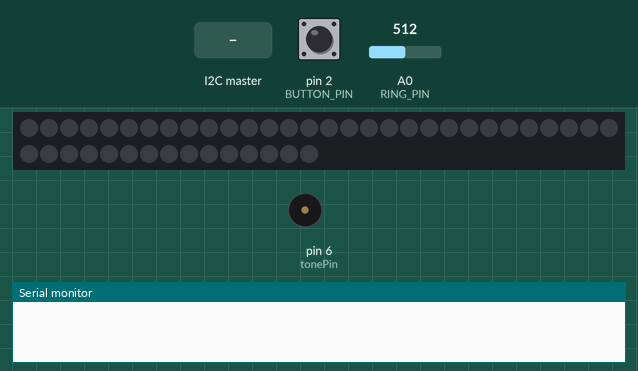
Recording of a sketch running on a simulated Arduino Uno, built with avr-gcc and run on an emulated ATmega328P. Parts: 45 RGB LEDs in strip order, left to right, continuing on the next row, buzzer (waves = sounding), the last lines printed to the serial monitor. The inputs (shaded band) are chosen by the test bench; at power-on: pin 2 (BUTTON_PIN) HIGH, A0 (RING_PIN) = 512. Dim RGB values are drawn brighter than linear; random numbers use the default seed unless the sketch sets one.

Above: at 1.2 s.
1.3 s: the I2C master sends the byte 90
3.0 s: pin 2 (BUTTON_PIN) pulled LOW for 3.2 s
At 5.28 s:
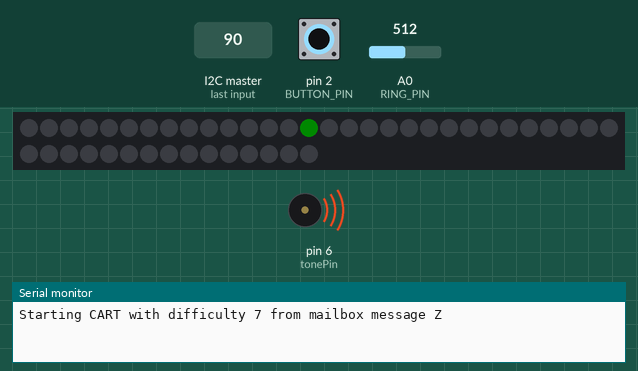
Timing chart, 0 to 6.9 s (numbered marks = the images above; inputs shaded):
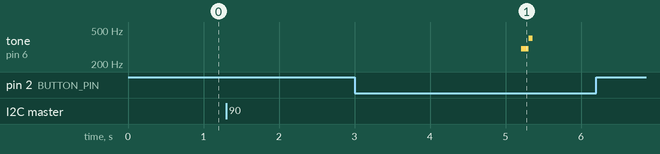

Measured:
- after the input at 3.0 s, tone on pin 6 (tonePin): silent → 300 Hz after 2.2 s, → 400 Hz 0.10 s later, → silent 0.05 s later

The sketch:

cart.ino
```cpp
#include <Adafruit_NeoPixel.h>
#include <Wire.h>

// 7 LIGHTS
// 30 SECONDS
// 3 LIVES

#define RING_PIN      A0
#define NUMPIXELS     45
#define BUTTON_PIN    2
#define I2C_ADDRESS   0x6F

// Bypass I2C triggered start
// #define AUTOSTART

// Disable loss condition after 30s timeout
//#define ENABLE_LOSE

Adafruit_NeoPixel pixels = Adafruit_NeoPixel(NUMPIXELS, RING_PIN, NEO_GRB + NEO_KHZ800);

// CONSTANTS/GLOBAL DECLARATIONS
uint32_t leds[NUMPIXELS];
uint32_t pastLed = 0;
uint16_t delaySpeed = 80; // ms between moving LEDs
int currLed = 0;
bool clockwise = true;
int randElement;
int numTargets;
int lives;
long startTime;
int tonePin = 6;
bool prevPressed = false;
int score= 0;
volatile int difficulty = 0;

typedef enum State {
    GAME_IDLE,
    PLAY_GAME,
    WIN,
    LOSE,
    GAME_OVER,
    SEND_SCORE,
    NUM_STATES
} state_t;

volatile state_t current_state = GAME_IDLE;

typedef struct mailbox{
  char message = '\0';
  int dirty = 0;
} mailbox_t;

volatile mailbox_t mailbox;


void setup() {
  Wire.begin(I2C_ADDRESS);      // join i2c bus with address
  Wire.onRequest(requestEvent); // register event
  Wire.onReceive(receiveEvent); // register event

  pixels.begin();
  pixels.setBrightness(10);
    // Turn off all pixels first
  for (int i = 0; i < NUMPIXELS; i++) {
    leds[i] = pixels.Color(0, 0, 0);
    pixels.setPixelColor(i, leds[i]);
  }
  pixels.show();  // Update the ring

  pinMode(tonePin, OUTPUT);
  pinMode(BUTTON_PIN, INPUT_PULLUP);

  Serial.begin(9600);
  randomSeed(analogRead(1));
  randElement = random(0, NUMPIXELS);
  numTargets = 5;
  lives = 3;
}

void blankLEDs(){
  for (int i = 0; i < NUMPIXELS; i++) {
    leds[i] = pixels.Color(0, 0, 0);
    pixels.setPixelColor(i, leds[i]);
  }
  pixels.show();  // Update the ring

}

// Function to select a new random target led and increase speed
void reset() {
  int oldRand = randElement;
  leds[randElement] = pixels.Color(0,0,0);
  pixels.setPixelColor(randElement, leds[randElement]);
  pixels.show();
  randElement = random(0, NUMPIXELS);
  // Re-select the randElement if it picks the same or an LED beside the old LED
  while (randElement == oldRand || randElement == (oldRand + 1) || randElement == (oldRand - 1)) {
    randElement = random(0, NUMPIXELS);
  }
  // Serial.println(randElement);
  clockwise = !clockwise;
  delaySpeed -= 15; // 80 -> 65- > 50 -> 35 -> 20 -> 5 -> -10 (how to deal with negatives?)
  delaySpeed = constrain(delaySpeed, 3,1000); // don't allow it to go negative or impossibly fast
}

// Function to run clockwise/left to right direction
// Blocks for a full loop
void clockwiseCycle() {

  // Local variables
  long checkTime = 0;
  unsigned long currTime = 0;
  bool repeat = true;

  for (int i = currLed; i < NUMPIXELS; i ++) {
    // bool invalPress = false;

    currTime = millis();
    // Indicate which led is currently selected
    // Vary indication based on if target led is selected
    if (i == randElement) {
      leds[i] = pixels.Color(0,255,0);
      checkTime = millis();
    } else {
      leds[i] = pixels.Color(0,0,255);
      // invalPress = true;
    }
    pixels.setPixelColor(i, leds[i]);

    // Return previous led to its non-selected colour
    int prev_index = (i - 1 < 0) ? 44 : i-1;
    if (prev_index == randElement) {
      pastLed = pixels.Color(255,255,0);
    } else {
      pastLed = pixels.Color(0,0,0);
    }
    pixels.setPixelColor(prev_index, pastLed);
    pixels.show();

    while (millis() < currTime + delaySpeed) {
      // Check if user input was instated during correct time frame
      if ((millis() - checkTime <= delaySpeed) && (digitalRead(BUTTON_PIN) == LOW)) {
        hitSound();
        score += 100/numTargets;
        // Check win (targets)
        if (numTargets == 1) {
          winJingle();
          win();
          current_state = GAME_OVER;
          break;
        } else {
          numTargets -= 1;
        }
        // Check loss (lives)

        reset();
        // Adjust trackers
        currLed = i;
        checkTime = 0;
        repeat = false;
        break;
      }
    }
    if ((!repeat) || (current_state == GAME_OVER)) {
      break;
    }
  }

  // Reset index if target was not correctly pressed
  if (repeat) {
    currLed = 0;
  }
}

// Function to run counterclockwise/right to left direction
void counterclockwiseCycle() {

  // Local variables
  long checkTime = 0;
  long currTime = 0;
  bool repeat = true;

  for (int i = currLed; i >= 0; i --) {

    // bool invalPress = false;

    currTime = millis();
    // Indicate which led is currently selected
    // Vary indication based on if target led is selected

    if (i == randElement) {
      leds[i] = pixels.Color(0,255,0);
      checkTime = millis();
    } else {
      leds[i] = pixels.Color(0,0,255);
      // invalPress = true;
    }
    pixels.setPixelColor(i, leds[i]);

    // Return previous led to its non-selected colour
    int prev_index = (i + 1 > 44) ? 0 : i+1;
    if (prev_index == randElement) {
      pastLed = pixels.Color(255,255,0);
    } else {
      pastLed = pixels.Color(0,0,0);
    }
    pixels.setPixelColor(prev_index, pastLed);
    pixels.show();

    while (millis() < currTime + delaySpeed) {
      // Check if user input was instated during correct time frame
      if ((millis() - checkTime <= delaySpeed) && (digitalRead(BUTTON_PIN) == LOW)) {
        hitSound();

        // Check win (targets)
        if (numTargets == 1) {
          winJingle();
          win();
          current_state = GAME_OVER;
          break;
        } else {
          numTargets -= 1;
        }
        // Check loss (lives)

        reset();
        // Adjust trackers
        currLed = i;
        checkTime = 0;
        repeat = false;
        break;
      }
    }
    if ((!repeat) || (current_state == GAME_OVER)) {
      break;
    }
  }

  // Reset index if target was not correctly pressed
  if (repeat) {
    currLed = 44;
  }
}

// Function to run win animation
void win(){
    for (int i = 0;i<NUMPIXELS;i++){
      if (i%2 != 0){
        leds[i] = pixels.Color(0,255,0);
        pixels.setPixelColor(i, leds[i]);
        pixels.show();
        delay(10);
      }
    }

    for (int i = 0;i<NUMPIXELS;i++){
      if (i%2 == 0){
        leds[i] = pixels.Color(0,255,0);
        pixels.setPixelColor(i, leds[i]);
        pixels.show();
        delay(10);
      }
    }

    for (int i = 0; i<NUMPIXELS; i++){
      leds[i] = pixels.Color(0,0,0);
      pixels.setPixelColor(i, leds[i]);
    }
    pixels.show();
    delay(100);
    for (int loopNum = 0; loopNum<2;loopNum++){
      for (int i =0; i<NUMPIXELS;i++){
        leds[i] = pixels.Color(0,255,0);
        pixels.setPixelColor(i, leds[i]);
      }
      pixels.show();
      delay(100);
      for (int i = 0; i<NUMPIXELS; i++){
        leds[i] = pixels.Color(0,0,0);
        pixels.setPixelColor(i, leds[i]);
      }
      pixels.show();
      delay(100);
    }
}

// Function to run lose animation
void lose() {
    bool flip = true;
    for (int i = 0; i < 3; i++) {
      if (flip) {
        for (int i = 0; i < NUMPIXELS; i++) {
          if (i % 2 == 0) {
            leds[i] = pixels.Color(255,0,0);
          }
          else {
            leds[i] = pixels.Color(0,0,0);
          }
          pixels.setPixelColor(i, leds[i]);
        }
      } else {
        for (int i = 0; i < NUMPIXELS; i++) {
          if (i % 2 == 0) {
            leds[i] = pixels.Color(0,0,0);
          }
          else {
            leds[i] = pixels.Color(255,0,0);
          }
          pixels.setPixelColor(i, leds[i]);
        }
      }
      flip = !flip;
      pixels.show();
      delay(175);
    }
}

void loseJingle(){
  tone(tonePin,349);
  delay(400);
  tone(tonePin,256);
  delay(400);
  tone(tonePin,172);
  delay(700);
  noTone(tonePin);
  delay(50);
}

void winJingle(){
  tone(tonePin,440);
  delay(400);
  noTone(100);
  tone(tonePin,660);
  delay(200);
  noTone(500UL);
  tone(tonePin,880);
  delay(200);
  noTone(500UL);
  tone(tonePin,880);
  delay(200);
  noTone(200);
  tone(tonePin,880);
  delay(200);
  noTone(200);
  tone(tonePin,880);
  delay(400);
  noTone(tonePin);
  delay(50);
}

void missSound(){
  tone(tonePin,200);
  delay(50);
  tone(tonePin,100);
  delay(200);
  noTone(tonePin);
  delay(50);
}

void hitSound(){
  tone(tonePin,300);
  delay(100);
  tone(tonePin,400);
  delay(50);
  noTone(tonePin);
  delay(50);
}

// function that executes whenever data is requested by master
// this function is registered as an event, see setup()
void requestEvent() {
  if (current_state == SEND_SCORE) {
    Wire.write(score);
    score=0; // reset score to 0
    current_state = GAME_IDLE; // Don't really like state mutation in callbacks; can expose to race condition but not in this case
  }
  else Wire.write(0xFF);
}

// function that executes whenever data is received from master
// this function is registered as an event, see setup()
// Don't mutate current state
void receiveEvent(int howMany){
  char recv='\0';
  while(Wire.available()) // loop through all
  {
    recv = Wire.read(); // receive byte as a character (last byte)
  }

  if (recv >= 'S' && recv <= 'Z') {
    mailbox.dirty = 1;
    mailbox.message = recv;
  }
}

void game_loop(){
  leds[randElement] = pixels.Color(255,255,0);
  pixels.setPixelColor(randElement, leds[randElement]);
  pixels.show();

  // Serial.println("Tick game loop step");

  if (clockwise) {
    clockwiseCycle();
  } else {
    counterclockwiseCycle();
  }

  #ifdef ENABLE_LOSE
  // check loss (time), check at the end of the loop
  if (millis() - startTime > 30000) {
      loseJingle();
      lose();
      current_state = GAME_OVER;
  }
  #endif
}

int currentIndex = 0;
void showIdlePattern(){
 // Clear the ring first
  for (int i = 0; i < NUMPIXELS; i++) {
    pixels.setPixelColor(i, pixels.Color(0, 0, 0)); // Turn off all pixels
  }
  pixels.show();  // Update the LEDs

  // Loop through all pixels and light them in a rotating pattern with varying brightness
  for (int i = 0; i < NUMPIXELS; i++) {
    int brightness = map(currentIndex, 0, 255, 0, 64); // Vary brightness from low to high
    // int hue = (i * 255 / NUMPIXELS + currentIndex * 5) % 255; // Smooth hue rotation effect
    pixels.setPixelColor(i, 0, brightness, brightness/2);  // Use custom Wheel function to generate the color
  }

  pixels.show();  // Update the LEDs

  // Increment the index to create the "rotation" effect
  currentIndex++;
  if (currentIndex >= 255) {
    currentIndex = 0;  // Reset the rotation after a full cycle
  }

  delay(10); // Adjust speed of rotation
}

void loop() {

  switch(current_state){
    case GAME_IDLE:
      randomSeed(analogRead(0));
      randElement = random(0, NUMPIXELS);
      // lives = 3;

      showIdlePattern();
      //don't need the button read when connected to master
      #ifdef AUTOSTART
      if (digitalRead(BUTTON_PIN) == LOW){
        current_state = PLAY_GAME;
        startTime = millis();
      }
      // default difficulty setting
      numTargets = 5;
      delaySpeed = 80; // minval = 80-5*numTargets (5ms)
      blankLEDs();
      #endif
      #ifndef AUTOSTART

      if (mailbox.dirty){
        // Initialize game configuration globals
        startTime = millis();
        current_state = PLAY_GAME;
        difficulty = (int) (mailbox.message - 'S');  // 0-7
        char buf[64];
        snprintf(buf, sizeof(buf), "Starting CART with difficulty %d from mailbox message %c", difficulty, mailbox.message);
        Serial.println(buf);
        // reset mailbox

        numTargets = 1+difficulty;
        delaySpeed = 80-2*difficulty; // 80 to 64
        mailbox.message = '\0';
        mailbox.dirty = 0;

        blankLEDs();
      }
      #endif
      break;
    case PLAY_GAME:
      game_loop();
      break;
    case GAME_OVER:
    {
      for (int i = 0; i < NUMPIXELS; i++){
        leds[i] = pixels.Color(0,0,0);
      }
      current_state = SEND_SCORE;
    }
      break;
    case SEND_SCORE:
      #ifdef AUTOSTART
      current_state = GAME_IDLE; //bypass score waiting
      #endif
      break;
    default:
      break;
  }
}
```
